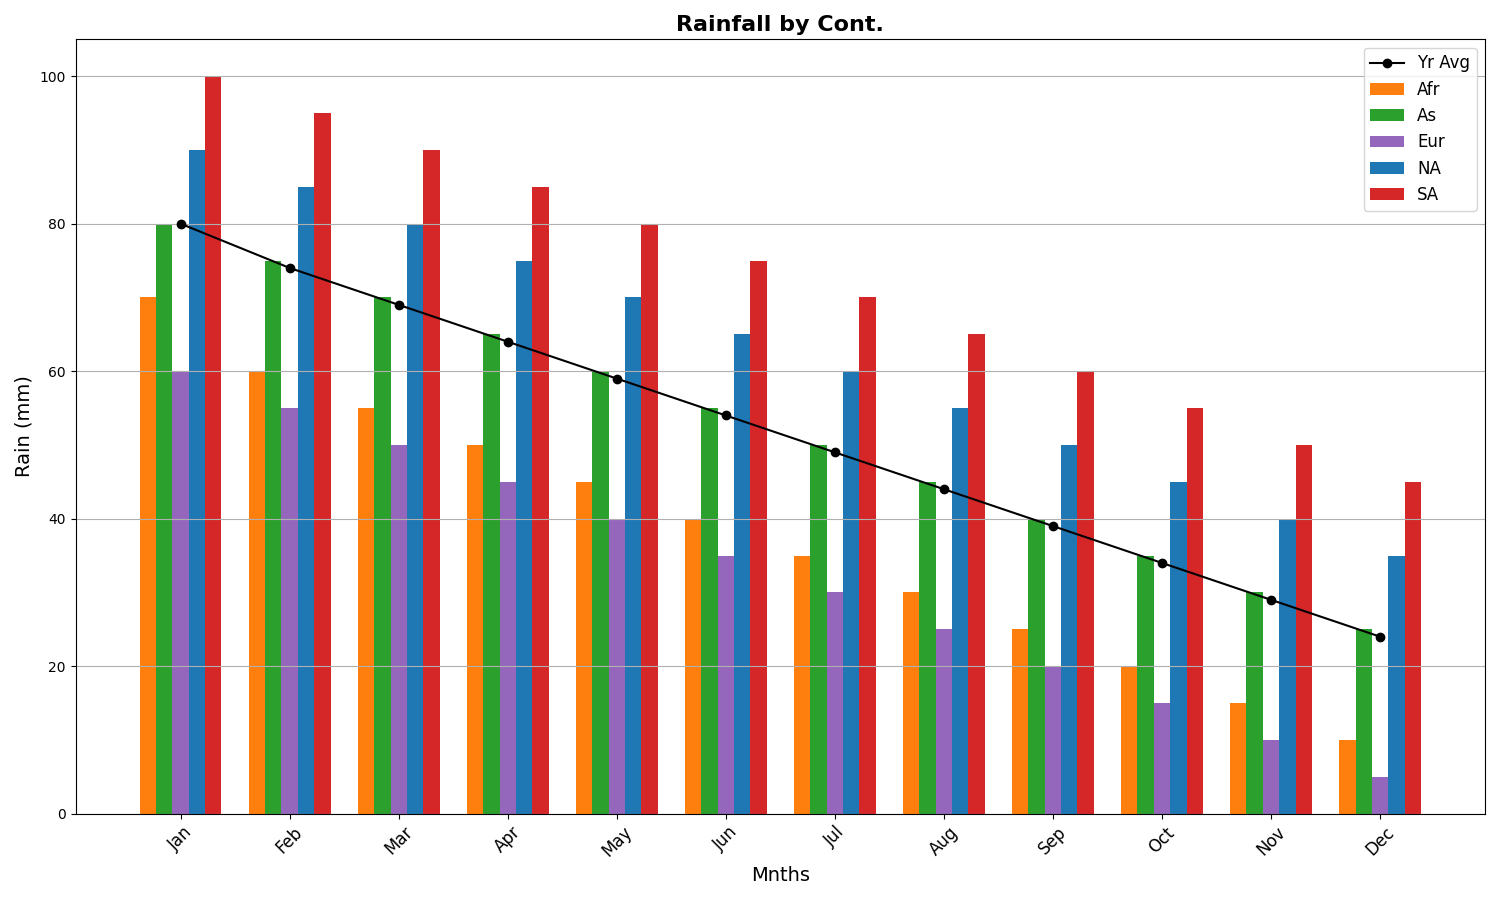

Generate this figure with Python:
import numpy as np
import matplotlib.pyplot as plt

continents = ['Afr', 'As', 'Eur', 'NA', 'SA']
months = ['Jan', 'Feb', 'Mar', 'Apr', 'May', 'Jun', 'Jul', 'Aug', 'Sep', 'Oct', 'Nov', 'Dec']

rainfall_data = np.array([
    [70, 60, 55, 50, 45, 40, 35, 30, 25, 20, 15, 10],  # Africa
    [80, 75, 70, 65, 60, 55, 50, 45, 40, 35, 30, 25],  # Asia
    [60, 55, 50, 45, 40, 35, 30, 25, 20, 15, 10, 5],   # Europe
    [90, 85, 80, 75, 70, 65, 60, 55, 50, 45, 40, 35],  # North America
    [100, 95, 90, 85, 80, 75, 70, 65, 60, 55, 50, 45]  # South America
])

yearly_avg = rainfall_data.mean(axis=0)

fig, ax = plt.subplots(figsize=(15, 9))

# Shuffled colors
colors = ['#ff7f0e', '#2ca02c', '#9467bd', '#1f77b4', '#d62728']

width = 0.15
x = np.arange(len(months))

for i, continent in enumerate(continents):
    ax.bar(x + width * i, rainfall_data[i], width, label=continent, color=colors[i])

ax.plot(x + 2 * width, yearly_avg, marker='o', color='black', label='Yr Avg', linestyle='-')

ax.set_xlabel('Mnths', fontsize=14)
ax.set_ylabel('Rain (mm)', fontsize=14)
ax.set_title('Rainfall by Cont.', fontsize=16, fontweight='bold')

ax.set_xticks(x + width * 2)
ax.set_xticklabels(months, rotation=45, fontsize=12)
ax.yaxis.grid(True)

ax.legend(loc='upper right', fontsize=12)

plt.tight_layout()
plt.show()
